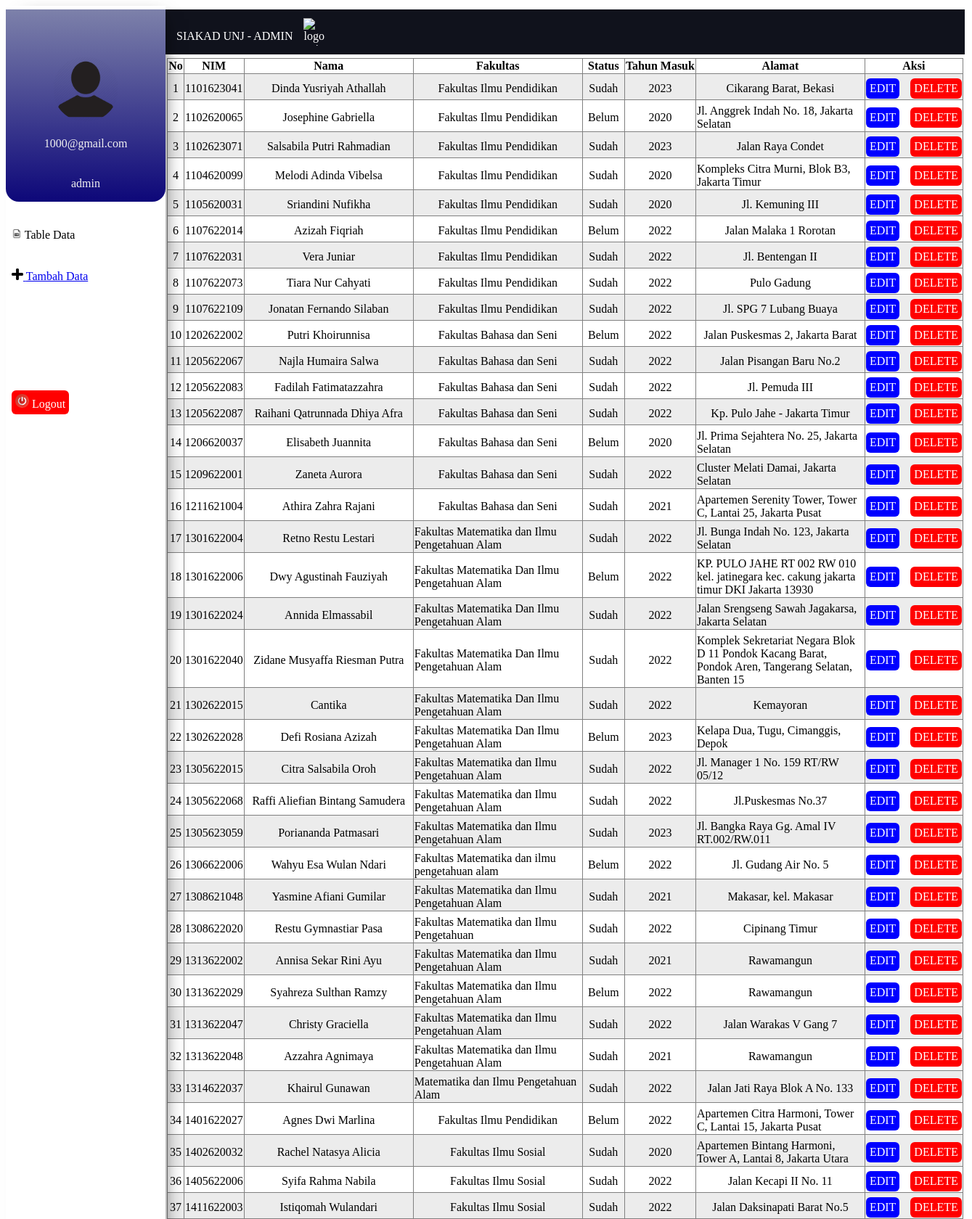
Screenshot of /table.php?adminId=1 (upper part) with the database file from the repository.
### tables this page shows
CREATE TABLE `akun` (
  `id` int(128) NOT NULL,
  `email` text NOT NULL
);

CREATE TABLE `data_dasar` (
  `ID` int(11) NOT NULL,
  `NIM` varchar(10) NOT NULL,
  `NAMA` varchar(100) NOT NULL,
  `SEMESTER` int(3) NOT NULL,
  `ALAMAT` varchar(100) NOT NULL,
  `NO.TELP` varchar(15) NOT NULL,
  `PRODI` varchar(100) NOT NULL,
  `FAKULTAS` varchar(100) NOT NULL,
  `TAHUNMASUK` int(10) NOT NULL,
  `UKT` int(10) NOT NULL,
  `STATUSUKT` varchar(10) NOT NULL,
  `GENDER` varchar(10) NOT NULL,
  `PASSWORD` int(10) NOT NULL,
  `PLATNOMOR` varchar(10) NOT NULL
);

### table.php (the view, shortened to what this page needs)
<?php
$servername = "localhost";
$usernamedb = "root";
$passworddb = "";
$dbname = "utsiakad";
try{
    $conn = new mysqli($servername, $usernamedb, $passworddb, $dbname);}
    catch(Exception $e){
        echo "Error connecting to database, pastikan format database benar (ikuti langkah file catatan): <br>";
        echo $e->getMessage();
        die("Connection failed: " . $conn->connect_error);
    }
    $adminId= $_GET['adminId'];
    $sql = "SELECT * FROM akun WHERE id=$adminId";
    $result = $conn->query($sql);
    $row=$result->fetch_assoc();
    $email=$row['email'];
?>
<!DOCTYPE html>
<html>
    <head>
        <link rel="stylesheet" href="table.css">
    </head>
    <body>
        <div class="mainDiv">
            <div class="mainLeftDiv">
            <div class="commonDiv"></div>
                    <div class="cardLeft">
                        <div class="commonDiv"><img src="./assets/defaultAcc.png" style="border-radius:50%"
                            height="90px" width="90px"> </div>
                            <div class="commonDiv"><p><?php echo $email?></p> </div>
                            <div class="commonDiv"><p>admin</p> </div>
                    </div>
                    <div class="block" style="min-height:25px;background-color:white;" name="block2"></div>
                    <div class="commonOption"><a><img src="assets/logoTable.png" height="14px" width="14px">
                    Table Data</a> </div>
                    <div class="block" style="min-height:25px;background-color:white;" name="block2"></div>
                    <div class="commonOption"><a href=<?php echo "tambah.php?adminId=$adminId"?>><img src="assets/plus.png" height="16px" width="16px">
                    Tambah Data</a> </div>
                    <div class="block" style="min-height:25px;background-color:white;" name="block2"></div>
                    <div class="block" style="min-height:25px;background-color:white;" name="block2"></div>
                    <div class="block" style="min-height:25px;background-color:white;" name="block2"></div>
                    <div class="block" style="min-height:25px;background-color:white;" name="block2"></div>
                    <div class="commonOption"><a class="delete" href=<?php echo "/login.php"?>><img src="assets/logout.png" height="19px" width="19px">
                    Logout</a> </div>
            </div>
            <div class="mainRightDiv">
                <div class="commonDiv"></div>
                <div class="block" style="min-height:45px;" name="block2"><p>SIAKAD UNJ - ADMIN</p>
                <div class="block" style="min-height:25px;" name="block2"></div>
                    <img src="./assets/logoUnj.png" alt="logo unj" height="38px" width="38px">
                </div>
                <div class="commonDiv">
                <?php
                    try{
                    $urutan=1;
                    $sql = "SELECT * FROM data_dasar";
                    $result = $conn->query($sql);
                    if ($result->num_rows > 0) {
                        echo '<table border="1">';
                        echo '<tr>
                        <th >No</th>
                        <th>NIM</th>
                        <th>Nama</th>
                        <th>Fakultas</th>
                        <th>Status</th>
                        <th>Tahun Masuk</th>
                        <th>Alamat</th>
                        <th >Aksi</th>
                        </tr>';
                        while ($row = $result->fetch_assoc()) {
                            echo '<tr>';
                            echo '<td ><div class="commonDiv">' . $urutan . '</div></td>';
                            echo '<td ><div class="commonDiv">' . $row["NIM"] . '</div></td>';
                            echo '<td ><div class="commonDiv">' . $row["NAMA"] . '</div></td>';
                            echo '<td ><div class="commonDiv">' . $row["FAKULTAS"] . '</div></td>';
                            echo '<td ><div class="commonDiv">' . $row["STATUSUKT"] . '</div></td>';
                            echo '<td ><div class="commonDiv">'.$row["TAHUNMASUK"].'</div></td>';
                            echo '<td ><div class="commonDiv">'.$row["ALAMAT"].'</div></td>';
                            echo '<td ><div class="commonDiv"><a class="edit" href="edit.php?adminId='.$adminId.'&id='.$row["ID"].'">EDIT</a>
                            <div class="block" style="min-height:2px; background-color: transparent;;" name="block2"></div>
                            <a class="delete" href="delete.php?adminId='.$adminId.'&id='.$row["ID"].'">DELETE</a>
                            </div></td>';
                            echo '</tr>';
                            $urutan+=1;
                        }
                        echo '</table>';
                    } else {
                        echo 'No data in the database.';
                    }
                    $conn->close();}
                    catch (Exception $e) {
                        echo "<p>koneksi eror,pastikan database sudah diinstal pada mysql dan pastikan credentials sudah sesuai database anda</p>",$e->getMessage(), "\n";;
                    }
                    ?>
                </div>
            </div>
        </div>
    </body>
</html>

### table.css (style rules this page uses)
.mainDiv { display: flex; width: 100%; position: absolute; }
.block { padding-left: 15PX; padding-top: 12px; background-color: #10121C; display: flex; color: white; }
.commonDiv { padding-top: 5px; justify-content: center; display:flex; }
.mainLeftDiv { z-index: 2; box-shadow: 11px 3px 24px -15px rgba(0,0,0,0.72); -webkit-box-shadow: 11px 3px 24px -15px rgba(0,0,0,0.72); -moz-box-shadow: 11px 3px 24px -15px rgba(0,0,0,0.72); background-color: rgb(255, 255, 255); min-width: 220px; min-height: 50px; }
.mainRightDiv { background-color: rgb(255, 255, 255); min-width: 1101px; max-width: 1110px; min-height: 50px; }
.commonOption { background-color: rgb(255, 255, 255); justify-content: left; display:flex; padding-left: 8px; }
table { border-collapse: collapse; }
tr:nth-child(even) { background-color: #ececec; }
th,td { max-width: 230px; }
.cardLeft { padding-top: 60px; background: rgb(21,13,182); background: linear-gradient(0deg, rgb(13, 7, 121) 0%, rgb(125, 129, 170)100%); justify-content: center; border-bottom-right-radius: 18px; border-bottom-left-radius: 18px; color:rgb(240, 240, 240); }
.edit { background-color: blue; border-radius: 6px; text-decoration: none; color: white; justify-content: center; padding: 5px 5px; }
.delete { background-color: red; border-radius: 6px; text-decoration: none; color: white; justify-content: center; padding: 5px 5px; }

### rows the page displays
akun: email "1000@gmail.com"
data_dasar: NIM "1101623041", NAMA "Dinda Yusriyah Athallah", FAKULTAS "Fakultas Ilmu Pendidikan", STATUSUKT "Sudah", TAHUNMASUK "2023", ALAMAT "Cikarang Barat, Bekasi"
data_dasar: NIM "1102620065", NAMA "Josephine Gabriella", FAKULTAS "Fakultas Ilmu Pendidikan", STATUSUKT "Belum", TAHUNMASUK "2020", ALAMAT "Jl. Anggrek Indah No. 18, Jakarta Selatan"
data_dasar: NIM "1102623071", NAMA "Salsabila Putri Rahmadian", FAKULTAS "Fakultas Ilmu Pendidikan", STATUSUKT "Sudah", TAHUNMASUK "2023", ALAMAT "Jalan Raya Condet"
data_dasar: NIM "1104620099", NAMA "Melodi Adinda Vibelsa", FAKULTAS "Fakultas Ilmu Pendidikan", STATUSUKT "Sudah", TAHUNMASUK "2020", ALAMAT "Kompleks Citra Murni, Blok B3, Jakarta Timur"
data_dasar: NIM "1105620031", NAMA "Sriandini Nufikha", FAKULTAS "Fakultas Ilmu Pendidikan", STATUSUKT "Sudah", TAHUNMASUK "2020", ALAMAT "Jl. Kemuning III"
data_dasar: NIM "1107622014", NAMA "Azizah Fiqriah", FAKULTAS "Fakultas Ilmu Pendidikan", STATUSUKT "Belum", TAHUNMASUK "2022", ALAMAT "Jalan Malaka 1 Rorotan"
data_dasar: NIM "1107622031", NAMA "Vera Juniar", FAKULTAS "Fakultas Ilmu Pendidikan", STATUSUKT "Sudah", TAHUNMASUK "2022", ALAMAT "Jl. Bentengan II"
data_dasar: NIM "1107622073", NAMA "Tiara Nur Cahyati", FAKULTAS "Fakultas Ilmu Pendidikan", STATUSUKT "Sudah", TAHUNMASUK "2022", ALAMAT "Pulo Gadung"
data_dasar: NIM "1107622109", NAMA "Jonatan Fernando Silaban", FAKULTAS "Fakultas Ilmu Pendidikan", STATUSUKT "Sudah", TAHUNMASUK "2022", ALAMAT "Jl. SPG 7 Lubang Buaya"
data_dasar: NIM "1202622002", NAMA "Putri Khoirunnisa", FAKULTAS "Fakultas Bahasa dan Seni", STATUSUKT "Belum", TAHUNMASUK "2022", ALAMAT "Jalan Puskesmas 2, Jakarta Barat"
data_dasar: NIM "1205622067", NAMA "Najla Humaira Salwa", FAKULTAS "Fakultas Bahasa dan Seni", STATUSUKT "Sudah", TAHUNMASUK "2022", ALAMAT "Jalan Pisangan Baru No.2"
data_dasar: NIM "1205622083", NAMA "Fadilah Fatimatazzahra", FAKULTAS "Fakultas Bahasa dan Seni", STATUSUKT "Sudah", TAHUNMASUK "2022", ALAMAT "Jl. Pemuda III"
data_dasar: NIM "1205622087", NAMA "Raihani Qatrunnada Dhiya Afra", FAKULTAS "Fakultas Bahasa dan Seni", STATUSUKT "Sudah", TAHUNMASUK "2022", ALAMAT "Kp. Pulo Jahe - Jakarta Timur"
data_dasar: NIM "1206620037", NAMA "Elisabeth Juannita", FAKULTAS "Fakultas Bahasa dan Seni", STATUSUKT "Belum", TAHUNMASUK "2020", ALAMAT "Jl. Prima Sejahtera No. 25, Jakarta Selatan"
data_dasar: NIM "1209622001", NAMA "Zaneta Aurora", FAKULTAS "Fakultas Bahasa dan Seni", STATUSUKT "Sudah", TAHUNMASUK "2022", ALAMAT "Cluster Melati Damai, Jakarta Selatan"
data_dasar: NIM "1211621004", NAMA "Athira Zahra Rajani", FAKULTAS "Fakultas Bahasa dan Seni", STATUSUKT "Sudah", TAHUNMASUK "2021", ALAMAT "Apartemen Serenity Tower, Tower C, Lantai 25, Jakarta Pusat"
data_dasar: NIM "1301622004", NAMA "Retno Restu Lestari", FAKULTAS "Fakultas Matematika dan Ilmu Pengetahuan Alam", STATUSUKT "Sudah", TAHUNMASUK "2022", ALAMAT "Jl. Bunga Indah No. 123, Jakarta Selatan"
data_dasar: NIM "1301622006", NAMA "Dwy Agustinah Fauziyah", FAKULTAS "Fakultas Matematika Dan Ilmu Pengetahuan Alam", STATUSUKT "Belum", TAHUNMASUK "2022", ALAMAT "KP. PULO JAHE RT 002 RW 010 kel. jatinegara kec. cakung jakarta timur DKI Jakarta 13930"
data_dasar: NIM "1301622024", NAMA "Annida Elmassabil", FAKULTAS "Fakultas Matematika Dan Ilmu Pengetahuan Alam", STATUSUKT "Sudah", TAHUNMASUK "2022", ALAMAT "Jalan Srengseng Sawah Jagakarsa, Jakarta Selatan"
data_dasar: NIM "1301622040", NAMA "Zidane Musyaffa Riesman Putra", FAKULTAS "Fakultas Matematika Dan Ilmu Pengetahuan Alam", STATUSUKT "Sudah", TAHUNMASUK "2022", ALAMAT "Komplek Sekretariat Negara Blok D 11 Pondok Kacang Barat, Pondok Aren, Tangerang Selatan, Banten 15"
data_dasar: NIM "1302622015", NAMA "Cantika", FAKULTAS "Fakultas Matematika Dan Ilmu Pengetahuan Alam", STATUSUKT "Sudah", TAHUNMASUK "2022", ALAMAT "Kemayoran"
data_dasar: NIM "1302622028", NAMA "Defi Rosiana Azizah", FAKULTAS "Fakultas Matematika Dan Ilmu Pengetahuan Alam", STATUSUKT "Belum", TAHUNMASUK "2023", ALAMAT "Kelapa Dua, Tugu, Cimanggis, Depok"
data_dasar: NIM "1305622015", NAMA "Citra Salsabila Oroh", FAKULTAS "Fakultas Matematika dan Ilmu Pengetahuan Alam", STATUSUKT "Sudah", TAHUNMASUK "2022", ALAMAT "Jl. Manager 1 No. 159 RT/RW 05/12"
data_dasar: NIM "1305622068", NAMA "Raffi Aliefian Bintang Samudera", FAKULTAS "Fakultas Matematika dan Ilmu Pengetahuan Alam", STATUSUKT "Sudah", TAHUNMASUK "2022", ALAMAT "Jl.Puskesmas No.37"
data_dasar: NIM "1305623059", NAMA "Poriananda Patmasari", FAKULTAS "Fakultas Matematika dan Ilmu Pengetahuan Alam", STATUSUKT "Sudah", TAHUNMASUK "2023", ALAMAT "Jl. Bangka Raya Gg. Amal IV RT.002/RW.011"
data_dasar: NIM "1306622006", NAMA "Wahyu Esa Wulan Ndari", FAKULTAS "Fakultas Matematika dan ilmu pengetahuan alam", STATUSUKT "Belum", TAHUNMASUK "2022", ALAMAT "Jl. Gudang Air No. 5"
data_dasar: NIM "1308621048", NAMA "Yasmine Afiani Gumilar", FAKULTAS "Fakultas Matematika dan Ilmu Pengetahuan Alam", STATUSUKT "Sudah", TAHUNMASUK "2021", ALAMAT "Makasar, kel. Makasar"
data_dasar: NIM "1308622020", NAMA "Restu Gymnastiar Pasa", FAKULTAS "Fakultas Matematika dan Ilmu Pengetahuan", STATUSUKT "Sudah", TAHUNMASUK "2022", ALAMAT "Cipinang Timur"
data_dasar: NIM "1313622002", NAMA "Annisa Sekar Rini Ayu", FAKULTAS "Fakultas Matematika dan Ilmu Pengetahuan Alam", STATUSUKT "Sudah", TAHUNMASUK "2021", ALAMAT "Rawamangun"
data_dasar: NIM "1313622029", NAMA "Syahreza Sulthan Ramzy", FAKULTAS "Fakultas Matematika dan Ilmu Pengetahuan Alam", STATUSUKT "Belum", TAHUNMASUK "2022", ALAMAT "Rawamangun"
data_dasar: NIM "1313622047", NAMA "Christy Graciella", FAKULTAS "Fakultas Matematika dan Ilmu Pengetahuan Alam", STATUSUKT "Sudah", TAHUNMASUK "2022", ALAMAT "Jalan Warakas V Gang 7"
data_dasar: NIM "1313622048", NAMA "Azzahra Agnimaya", FAKULTAS "Fakultas Matematika dan Ilmu Pengetahuan Alam", STATUSUKT "Sudah", TAHUNMASUK "2021", ALAMAT "Rawamangun"
data_dasar: NIM "1314622037", NAMA "Khairul Gunawan", FAKULTAS "Matematika dan Ilmu Pengetahuan Alam", STATUSUKT "Sudah", TAHUNMASUK "2022", ALAMAT "Jalan Jati Raya Blok A No. 133"
data_dasar: NIM "1401622027", NAMA "Agnes Dwi Marlina", FAKULTAS "Fakultas Ilmu Pendidikan", STATUSUKT "Belum", TAHUNMASUK "2022", ALAMAT "Apartemen Citra Harmoni, Tower C, Lantai 15, Jakarta Pusat"
data_dasar: NIM "1402620032", NAMA "Rachel Natasya Alicia", FAKULTAS "Fakultas Ilmu Sosial", STATUSUKT "Sudah", TAHUNMASUK "2020", ALAMAT "Apartemen Bintang Harmoni, Tower A, Lantai 8, Jakarta Utara"
data_dasar: NIM "1405622006", NAMA "Syifa Rahma Nabila", FAKULTAS "Fakultas Ilmu Sosial", STATUSUKT "Sudah", TAHUNMASUK "2022", ALAMAT "Jalan Kecapi II No. 11"
data_dasar: NIM "1411622003", NAMA "Istiqomah Wulandari", FAKULTAS "Fakultas Ilmu Sosial", STATUSUKT "Sudah", TAHUNMASUK "2022", ALAMAT "Jalan Daksinapati Barat No.5"
